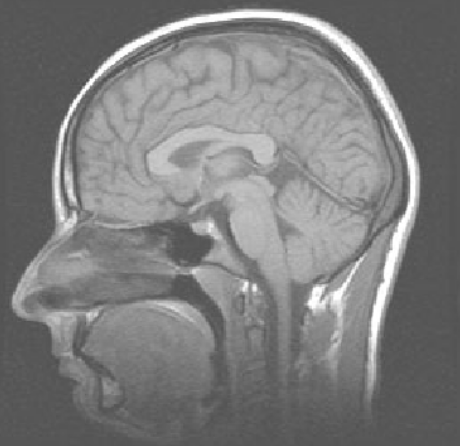
%> input picture homework_0/testImage.png, 460 x 446 px
$ octave problem_6.m   (GNU Octave 9; MATLAB toolbox functions it lacks are replaced by stand-ins)
%> lines starting %> are read from the running program, lines starting %| are printed output that depends on the picture; in (x1, y1, x2, y2) boxes, pixels count from 0 and x2, y2 are one past the last pixel; in counts of white or black regions, pixels touching at a corner belong together; the program's own positions count from 1
%% Problem 0.6
% Author: Harsh Bhate
% email: bhate@gatech.edu
%% Clearing all
clear all;
clc;
%% Subproblem (1)
colorImg = imread('testImage.png');
%> colorImg is the input picture: size 446x460x3 uint8; min 75, max 255, mean 125.1
colorImg = imresize(colorImg, [400 400]);
%> colorImg: size 400x400x3 uint8
img = rgb2gray(colorImg);
% Plotting the Image
subplot(2,4,1);
imshow(img)
title('(a) Original Image',...
    'Interpreter','latex');
%% Subproblem (2)
fftImg = fft2(img);
fftImgCenter = fftshift(fftImg);
F = abs(fftImgCenter);
F = 20*log(F+1);
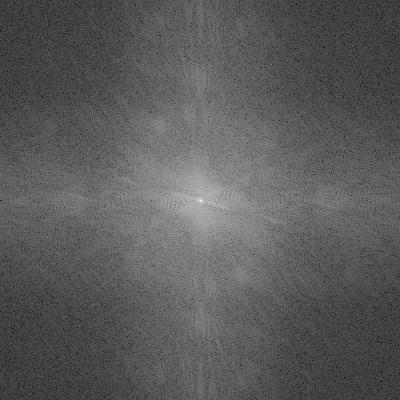
%> F: size 400x400 double; min 11.2, max 336.2, mean 127.4; drawn with min black and max white
F = mat2gray(F);
% Plotting the FFT
subplot(2,4,5);
imshow(F);
title('(d) FFT of Original Image',...
    'Interpreter','latex');
%% Subproblem (3)
% Creating Mask
radius = 14;
origin = size(img,2)/2;
%> origin = 200
[xgrid, ygrid] = meshgrid(1:size(img,2), 1:size(img,1));
mask = ((xgrid-origin).^2 + (ygrid-origin).^2) <= radius.^2;
% Creating Low pass filter
lpf = zeros(size(img));
lpf(mask) = 1;
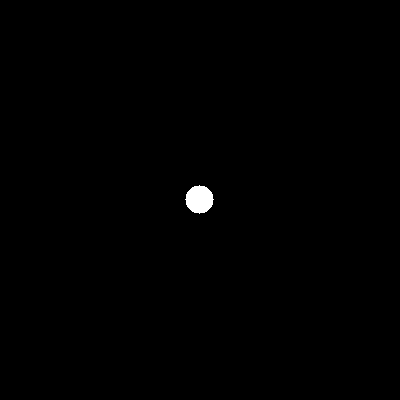
%> lpf: size 400x400 double; values 0 (black) and 1 (white), 0.38% white; 1 white region, box (x1, y1, x2, y2) and area: (185, 185, 214, 214) 613
% Creating Mask
radius = 2;
origin = size(img,2)/2;
[xgrid, ygrid] = meshgrid(1:size(img,2), 1:size(img,1));
mask = ((xgrid-origin).^2 + (ygrid-origin).^2) <= radius.^2;
% Creating the High Pass Filter
hpf = ones(size(img));
hpf(mask) = 0;
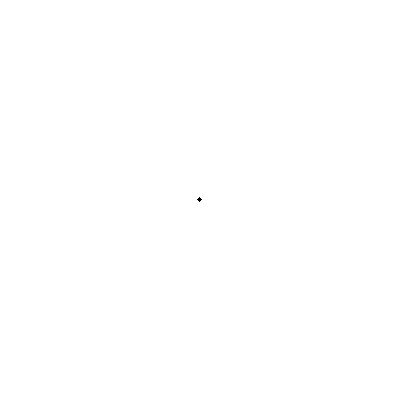
%> hpf: size 400x400 double; values 0 (black) and 1 (white), 100% white; black in thin lines or dots, all inside (x1, y1, x2, y2) = (197, 197, 202, 202)
% Applying low pass filter
lpfImg = times(lpf, fftImgCenter);
LPF = abs(lpfImg);
LPF = 20*log(LPF+1);
LPF = mat2gray(LPF);
% Applying high pass filter
hpfImg = times(hpf, fftImgCenter);
HPF = abs(hpfImg);
HPF = 20*log(HPF+1);
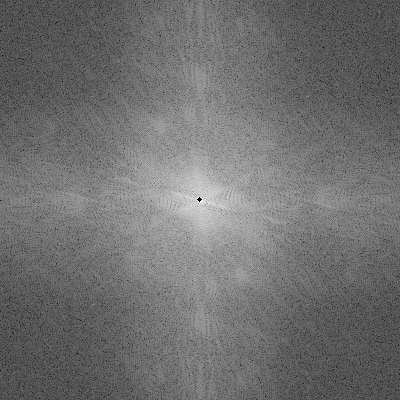
%> HPF: size 400x400 double; min 0, max 289.6, mean 127.4; drawn with min black and max white
HPF = mat2gray(HPF);
% Plotting the LPF
subplot (2,4,6);
imshow(LPF);
title('(e) Low Pass Filter',...
    'Interpreter','latex');
% Plotting the HPF
subplot (2,4,7);
imshow(HPF);
title('(f) High Pass Filter',...
    'Interpreter','latex');
%% Subproblem (4)
% Reconstructing LPF
ilpfImg = ifftshift(lpfImg);
reconsLPFImg = ifft2(ilpfImg);
reLPFImg = uint8(real(reconsLPFImg));
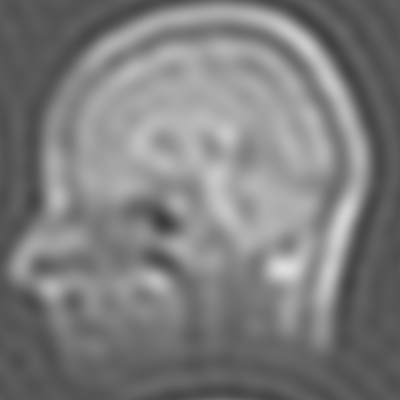
%> reLPFImg: size 400x400 uint8; min 60, max 222, mean 125.1
% Plotting the Reconstructed LPF
subplot (2,4,2);
imshow(reLPFImg);
title('(b) Reconstructed Low Spatial Frequency Image',...
    'Interpreter','latex');
% Reconstructing HPF
ihpfImg = ifftshift(hpfImg);
reconsHPFImg = ifft2(ihpfImg);
reHPFImg = uint8(real(reconsHPFImg));
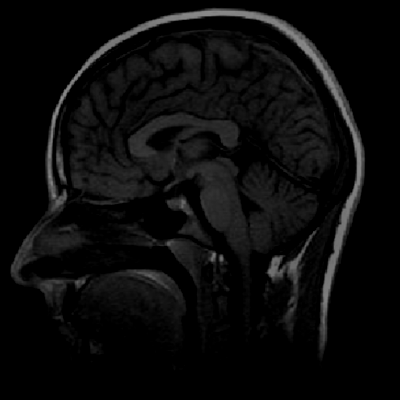
%> reHPFImg: size 400x400 uint8; min 0, max 140, mean 11.4
% Plotting the Reconstructed LPF
subplot (2,4,3);
imshow(reHPFImg);
title('(c) Reconstructed High Spatial Frequency Image',...
    'Interpreter','latex');
%% Subproblem (5)
newFFT = padarray(fftImgCenter, [400 400], 0);
F = abs(newFFT);
%> F: size 1200x1200 double
F = 20*log(F+1);
F = mat2gray(F);
% Plotting the new FFT
subplot(2,4,8);
imshow(F);
title('(d2) Zero Padded FFT',...
    'Interpreter','latex');
% Reconstructing Image
newImg = ifftshift(newFFT);
recImg = ifft2(newImg);
reImg = uint8(real(recImg));
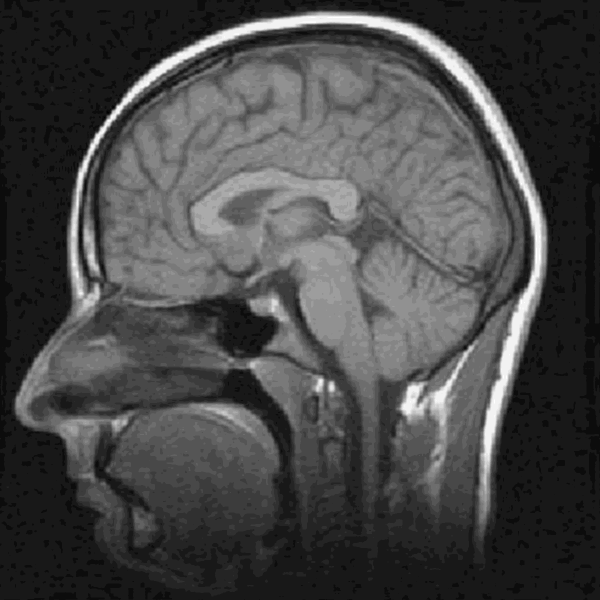
%> reImg: size 1200x1200 uint8 (shown at 1/2 size); min 8, max 29, mean 14; drawn with min black and max white
% Plotting the Reconstructed Padded FFT
subplot (2,4,4);
imshow(reHPFImg);
title('(a2) Reconstructed Padded Image',...
    'Interpreter','latex');
